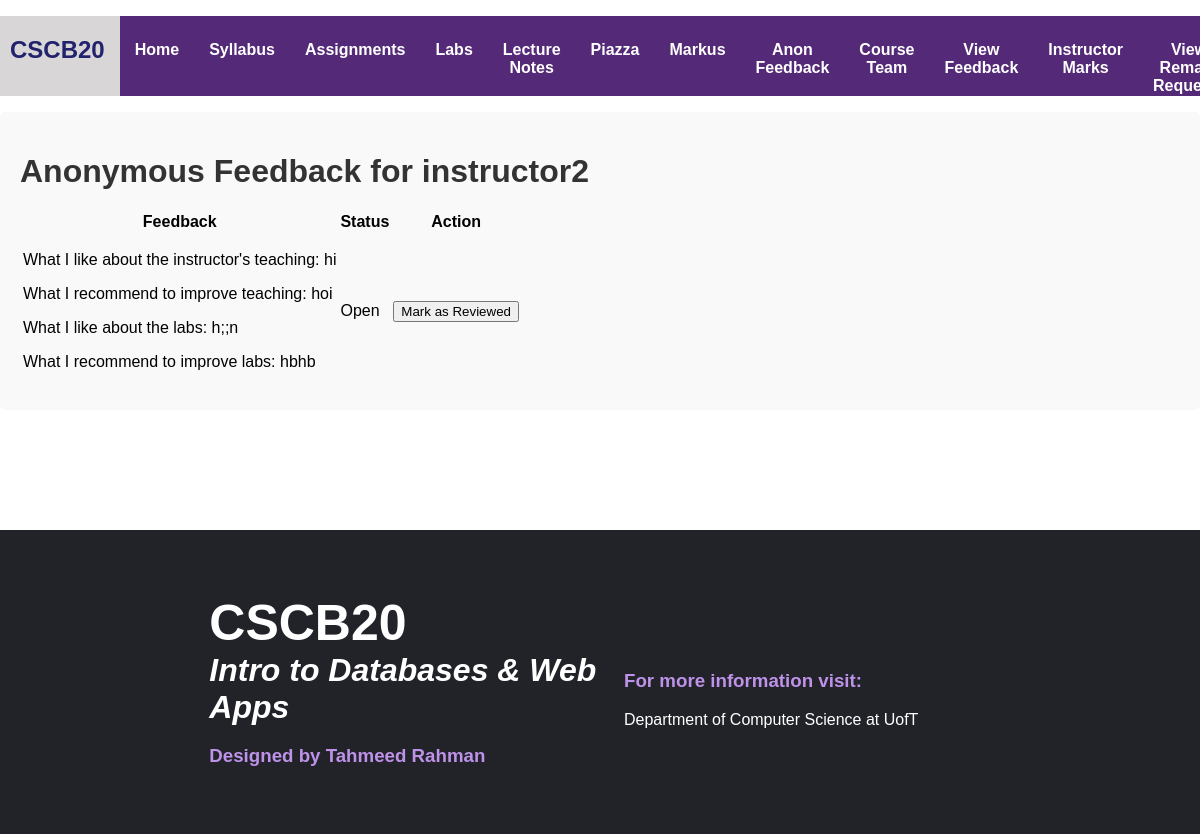
The page /view_feedback (signed in) on the database its author committed.
### app.py (models this page shows)
class Registered(db.Model):
    __tablename__='Registered'
    id = db.Column(db.Integer, primary_key=True)
    name = db.Column(db.String(100), unique=True, nullable=False)
    type = db.Column(db.String(100), nullable=False)
    Password = db.Column(db.String(100), nullable=False)
    feedbacks = db.relationship('Feedback', backref='Registered', lazy=True)
    marks = db.relationship('Marks', backref='student', lazy=True)

class Feedback(db.Model):
    __tablename__ = 'Feedback'
    id = db.Column(db.Integer, primary_key=True)
    content = db.Column(db.Text, nullable=False)
    instructor_id = db.Column(db.Integer, db.ForeignKey('Registered.id'), nullable=False)
    reviewed = db.Column(db.Boolean, default=False)

### app.py (the view, shortened to what this page needs)
@app.route('/view_feedback', methods=['GET', 'POST'])
def view_feedback():
    if not session.get('logged_in') or not session.get('user_id'):
        flash('Please login first.', 'error')
        return redirect(url_for('login'))
    user = Registered.query.get(session['user_id'])
    if user.type != 'instructor':
        flash('Access denied. Instructors only.', 'error')
        return redirect(url_for('home'))
    pagename = 'View Feedback'
    feedbacks = Feedback.query.filter_by(instructor_id=user.id).all()
    return render_template('view_feedback.html', pagename=pagename, feedbacks=feedbacks)

### app.py (called while the page is built)
@app.context_processor
def inject_user():
    if session.get('logged_in') and session.get('user_id'):
        user = Registered.query.get(session.get('user_id'))
        return {'current_user': user}
    return {'current_user': None}

### templates/view_feedback.html (shortened to what this page needs)
{% extends "template.html" %}
{% block extra_styles %}
<link rel="stylesheet" href="{{ url_for('static', filename='css/feedback.css') }}">
{% endblock %}
{% block content %}
<div class="feedback-page">
    <div class="main">
        <h1>Anonymous Feedback for {{ current_user.name }}</h1>
        {% if feedbacks %}
            <table class="feedback-table">
                <thead>
                    <tr>
                        <th>Feedback</th>
                        <th>Status</th>
                        <th>Action</th>
                    </tr>
                </thead>
                <tbody>
                    {% for feedback in feedbacks %}
                        <tr>
                            <td>
                                {% for line in feedback.content.split('\n') %}
                                    <p>{{ line }}</p>
                                {% endfor %}
                            </td>
                            <td>{{ 'Reviewed' if feedback.reviewed else 'Open' }}</td>
                            <td>
                                <form method="POST">
                                    <button type="submit">{{ 'Mark as Open' if feedback.reviewed else 'Mark as Reviewed' }}</button>
                                </form>
                            </td>
                        </tr>
                    {% endfor %}
                </tbody>
            </table>
        {% else %}
            <p>No feedback available for {{ current_user.name }}.</p>
        {% endif %}
    </div>
</div>
{% endblock %}

### static/css/headfoot.css (style rules this page uses)
body { margin: 0px; padding: 0px; box-sizing: border-box; }
* { font-family: 'Gill Sans', 'Gill Sans MT', Calibri, 'Trebuchet MS', sans-serif; }

### static/css/feedback.css (style rules this page uses)
.main { background: #f9f9f9; padding: 20px; border-radius: 5px; }
.main h1 { color: #333; margin-bottom: 20px; }

### rows shown on the page
Registered: name "instructor2"
Feedback: line "What I like about the instructor's teaching: hi" "What I recommend to improve teaching: hoi" "What I like about the labs: h;;n" "What I recommend to improve labs: hbhb", reviewed "Open", reviewed "Mark as Reviewed"
